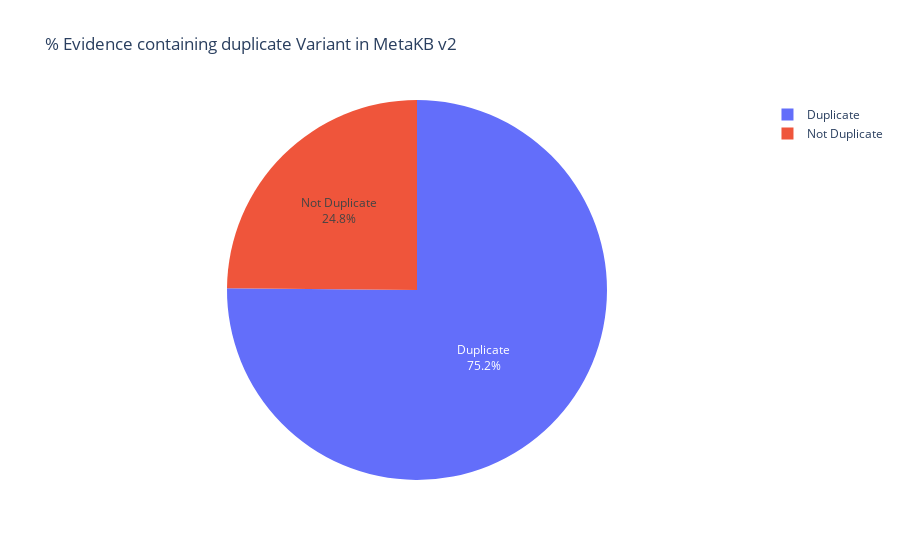

This figure's notebook cell:
### Code cell
fig = px.pie(tdf, values='counts', names='is_duplicate', title='% Evidence containing duplicate Variant in MetaKB v2')
fig.update_traces(textinfo='percent+label')
fig.show()
pio.write_image(fig, "Duplicate_Variants_metakbv2_pie.png", format='png', width=800, height=800, scale=5)

### Figure 1 — Plotly figure (JSON) as saved in the notebook; plotly's stock layout.template omitted (floating-point values rounded to 4 significant figures; data arrays with more than 128 entries replaced by an {"elided": "..."} marker saying what was removed)
{"data": [{"domain": {"x": [0, 1], "y": [0, 1]}, "hovertemplate": "is_duplicate=%{label}<br>counts=%{value}<extra></extra>", "labels": {"elided": "450 str values"}, "legendgroup": "", "name": "", "showlegend": true, "textinfo": "percent+label", "type": "pie", "values": {"elided": "450 int values"}}], "layout": {"legend": {"tracegroupgap": 0}, "title": {"text": "% Evidence containing duplicate Variant in MetaKB v2"}}}
